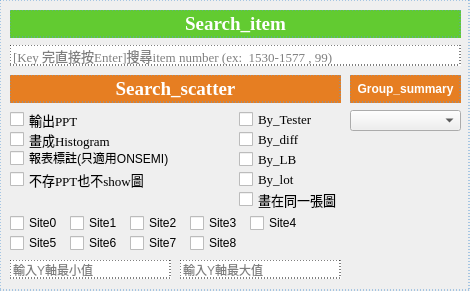
     <widget class="QFrame" name="frame_2">
      <property name="geometry">
       <rect>
        <x>531</x>
        <y>0</y>
        <width>470</width>
        <height>291</height>
       </rect>
      </property>
      <property name="styleSheet">
       <string notr="true">*{
}
QFrame{
	border-color: rgb(91, 155, 213);
	border-style:dotted;
	border-width:1px;
}
QPushButton {
	font: bold;
	background-color: #ffffff;
	border-color: rgb(91, 155, 213);
	border-style:dotted;
	border-width:1px;
}
QLineEdit{
	border-color:#000000;
	border-style:dashed;
	border-width:1px;
}
QComboBox{
}
QLabel{
	border-color:rgb(217, 237, 247);
}
QTableWidget{
	border-style:double;
	border-width:5px;
}</string>
      </property>
      <property name="inputMethodHints">
       <set>Qt::ImhNone</set>
      </property>
      <property name="frameShape">
       <enum>QFrame::StyledPanel</enum>
      </property>
      <property name="frameShadow">
       <enum>QFrame::Raised</enum>
      </property>
      <widget class="QPushButton" name="Search_item">
       <property name="geometry">
        <rect>
         <x>10</x>
         <y>10</y>
         <width>451</width>
         <height>28</height>
        </rect>
       </property>
       <property name="font">
        <font>
         <family>Times New Roman</family>
         <pointsize>14</pointsize>
         <weight>75</weight>
         <italic>false</italic>
         <bold>true</bold>
        </font>
       </property>
       <property name="styleSheet">
        <string notr="true">*{
font: bold 14pt &quot;Times New Roman&quot;;
background-color: rgb(98, 203,49);
color:#ffffff;
}
QPushButton:hover
{
	background-color: rgb(157,52,206);
	color:#000000;
	border-color: #000000;
	border-style:double;
	border-width:2px;
}</string>
       </property>
       <property name="text">
        <string>Search_item</string>
       </property>
       <property name="icon">
        <iconset>
         <normaloff>image_qt/list.png</normaloff>image_qt/list.png</iconset>
       </property>
      </widget>
      <widget class="QLineEdit" name="lineEdit_item">
       <property name="geometry">
        <rect>
         <x>10</x>
         <y>45</y>
         <width>451</width>
         <height>21</height>
        </rect>
       </property>
       <property name="font">
        <font>
         <family>Times New Roman</family>
         <pointsize>10</pointsize>
        </font>
       </property>
       <property name="placeholderText">
        <string>[Key 完直接按Enter]搜尋item number (ex:  1530-1577 , 99)</string>
       </property>
      </widget>
      <widget class="QPushButton" name="Search_scatter">
       <property name="geometry">
        <rect>
         <x>10</x>
         <y>75</y>
         <width>331</width>
         <height>28</height>
        </rect>
       </property>
       <property name="font">
        <font>
         <family>Times New Roman</family>
         <pointsize>14</pointsize>
         <weight>75</weight>
         <italic>false</italic>
         <bold>true</bold>
        </font>
       </property>
       <property name="styleSheet">
        <string notr="true">*{
font: bold 14pt &quot;Times New Roman&quot;;
background-color: rgb(230,126,34);
color:#ffffff;
}
QPushButton:hover
{
	background-color: rgb(25,129,221);
	color:#000000;
	border-color: #000000;
	border-style:double;
	border-width:2px;
}</string>
       </property>
       <property name="text">
        <string>Search_scatter</string>
       </property>
       <property name="icon">
        <iconset>
         <normaloff>image_qt/draw.png</normaloff>image_qt/draw.png</iconset>
       </property>
      </widget>
      <widget class="QCheckBox" name="By_Tester">
       <property name="geometry">
        <rect>
         <x>239</x>
         <y>110</y>
         <width>78</width>
         <height>19</height>
        </rect>
       </property>
       <property name="font">
        <font>
         <family>Times New Roman</family>
         <pointsize>10</pointsize>
         <weight>50</weight>
         <italic>false</italic>
         <bold>false</bold>
        </font>
       </property>
       <property name="text">
        <string>By_Tester</string>
       </property>
      </widget>
      <widget class="QCheckBox" name="checkBox_PPT">
       <property name="geometry">
        <rect>
         <x>10</x>
         <y>110</y>
         <width>71</width>
         <height>19</height>
        </rect>
       </property>
       <property name="font">
        <font>
         <family>Times New Roman</family>
         <pointsize>10</pointsize>
        </font>
       </property>
       <property name="text">
        <string>輸出PPT</string>
       </property>
      </widget>
      <widget class="QCheckBox" name="By_diff">
       <property name="geometry">
        <rect>
         <x>239</x>
         <y>130</y>
         <width>64</width>
         <height>19</height>
        </rect>
       </property>
       <property name="font">
        <font>
         <family>Times New Roman</family>
         <pointsize>10</pointsize>
         <weight>50</weight>
         <italic>false</italic>
         <bold>false</bold>
        </font>
       </property>
       <property name="text">
        <string>By_diff</string>
       </property>
      </widget>
      <widget class="QCheckBox" name="By_LB">
       <property name="geometry">
        <rect>
         <x>239</x>
         <y>150</y>
         <width>60</width>
         <height>19</height>
        </rect>
       </property>
       <property name="font">
        <font>
         <family>Times New Roman</family>
         <pointsize>10</pointsize>
         <weight>50</weight>
         <italic>false</italic>
         <bold>false</bold>
        </font>
       </property>
       <property name="text">
        <string>By_LB</string>
       </property>
      </widget>
      <widget class="QCheckBox" name="Need_Histogram">
       <property name="geometry">
        <rect>
         <x>10</x>
         <y>130</y>
         <width>104</width>
         <height>19</height>
        </rect>
       </property>
       <property name="font">
        <font>
         <family>Times New Roman</family>
         <pointsize>10</pointsize>
        </font>
       </property>
       <property name="text">
        <string>畫成Histogram</string>
       </property>
      </widget>
      <widget class="QCheckBox" name="By_lot">
       <property name="geometry">
        <rect>
         <x>239</x>
         <y>170</y>
         <width>59</width>
         <height>19</height>
        </rect>
       </property>
       <property name="font">
        <font>
         <family>Times New Roman</family>
         <pointsize>10</pointsize>
         <weight>50</weight>
         <italic>false</italic>
         <bold>false</bold>
        </font>
       </property>
       <property name="text">
        <string>By_lot</string>
       </property>
      </widget>
      <widget class="QCheckBox" name="Need_Combine">
       <property name="geometry">
        <rect>
         <x>239</x>
         <y>190</y>
         <width>160</width>
         <height>19</height>
        </rect>
       </property>
       <property name="font">
        <font>
         <family>Times New Roman</family>
         <pointsize>10</pointsize>
        </font>
       </property>
       <property name="text">
        <string>畫在同一張圖</string>
       </property>
      </widget>
      <widget class="QLineEdit" name="lineEdit_XMAX">
       <property name="geometry">
        <rect>
         <x>180</x>
         <y>260</y>
         <width>161</width>
         <height>19</height>
        </rect>
       </property>
       <property name="placeholderText">
        <string>輸入Y軸最大值</string>
       </property>
      </widget>
      <widget class="QLineEdit" name="lineEdit_XMIN">
       <property name="geometry">
        <rect>
         <x>10</x>
         <y>260</y>
         <width>161</width>
         <height>19</height>
        </rect>
       </property>
       <property name="placeholderText">
        <string>輸入Y軸最小值</string>
       </property>
      </widget>
      <widget class="QCheckBox" name="ONSEMI_note">
       <property name="geometry">
        <rect>
         <x>10</x>
         <y>150</y>
         <width>171</width>
         <height>16</height>
        </rect>
       </property>
       <property name="text">
        <string>報表標註(只適用ONSEMI)</string>
       </property>
      </widget>
      <widget class="QPushButton" name="pushButton_Group_By">
       <property name="geometry">
        <rect>
         <x>350</x>
         <y>75</y>
         <width>111</width>
         <height>28</height>
        </rect>
       </property>
       <property name="styleSheet">
        <string notr="true">*{
font: bold 10pt &quot;Times New Roman&quot;;
background-color: rgb(230,126,34);
color:#ffffff;
}
QPushButton:hover
{
	background-color: rgb(25,129,221);
	color:#000000;
	border-color: #000000;
	border-style:double;
	border-width:2px;
}</string>
       </property>
       <property name="text">
        <string>Group_summary</string>
       </property>
      </widget>
      <widget class="QComboBox" name="comboBox_GroupBy">
       <property name="geometry">
        <rect>
         <x>350</x>
         <y>110</y>
         <width>111</width>
         <height>21</height>
        </rect>
       </property>
      </widget>
      <widget class="QCheckBox" name="CB_site1">
       <property name="geometry">
        <rect>
         <x>70</x>
         <y>215</y>
         <width>51</width>
         <height>16</height>
        </rect>
       </property>
       <property name="text">
        <string>Site1</string>
       </property>
      </widget>
      <widget class="QCheckBox" name="CB_site2">
       <property name="geometry">
        <rect>
         <x>130</x>
         <y>215</y>
         <width>51</width>
         <height>16</height>
        </rect>
       </property>
       <property name="text">
        <string>Site2</string>
       </property>
      </widget>
      <widget class="QCheckBox" name="CB_site3">
       <property name="geometry">
        <rect>
         <x>190</x>
         <y>215</y>
         <width>51</width>
         <height>16</height>
        </rect>
       </property>
       <property name="text">
        <string>Site3</string>
       </property>
      </widget>
      <widget class="QCheckBox" name="CB_site4">
       <property name="geometry">
        <rect>
         <x>250</x>
         <y>215</y>
         <width>51</width>
         <height>16</height>
        </rect>
       </property>
       <property name="text">
        <string>Site4</string>
       </property>
      </widget>
      <widget class="QCheckBox" name="CB_site5">
       <property name="geometry">
        <rect>
         <x>10</x>
         <y>235</y>
         <width>51</width>
         <height>16</height>
        </rect>
       </property>
       <property name="text">
        <string>Site5</string>
       </property>
      </widget>
      <widget class="QCheckBox" name="CB_site6">
       <property name="geometry">
        <rect>
         <x>70</x>
         <y>235</y>
         <width>51</width>
         <height>16</height>
        </rect>
       </property>
       <property name="text">
        <string>Site6</string>
       </property>
      </widget>
      <widget class="QCheckBox" name="CB_site7">
       <property name="geometry">
        <rect>
         <x>130</x>
         <y>235</y>
         <width>51</width>
         <height>16</height>
        </rect>
       </property>
       <property name="text">
        <string>Site7</string>
       </property>
      </widget>
      <widget class="QCheckBox" name="CB_site8">
       <property name="geometry">
        <rect>
         <x>190</x>
         <y>235</y>
         <width>51</width>
         <height>16</height>
        </rect>
       </property>
       <property name="text">
        <string>Site8</string>
       </property>
      </widget>
      <widget class="QCheckBox" name="CB_site0">
       <property name="geometry">
        <rect>
         <x>10</x>
         <y>215</y>
         <width>51</width>
         <height>16</height>
        </rect>
       </property>
       <property name="text">
        <string>Site0</string>
       </property>
      </widget>
      <widget class="QCheckBox" name="checkBox_show">
       <property name="geometry">
        <rect>
         <x>10</x>
         <y>170</y>
         <width>151</width>
         <height>19</height>
        </rect>
       </property>
       <property name="sizePolicy">
        <sizepolicy hsizetype="Ignored" vsizetype="Fixed">
         <horstretch>0</horstretch>
         <verstretch>0</verstretch>
        </sizepolicy>
       </property>
       <property name="font">
        <font>
         <family>Times New Roman</family>
         <pointsize>10</pointsize>
        </font>
       </property>
       <property name="text">
        <string>不存PPT也不show圖</string>
       </property>
      </widget>
     </widget>
